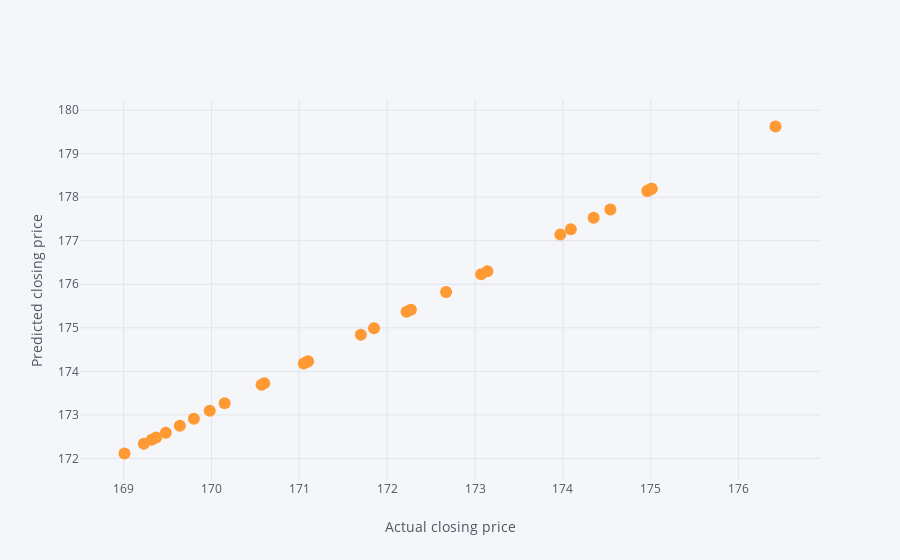

Notebook code cell kept with this figure:
### Code cell
te.iplot(x='Actual',y='Predicted',mode='markers',xTitle='Actual closing price',yTitle='Predicted closing price')

### Figure 1 — Plotly figure (JSON) as saved in the notebook; plotly's stock layout.template omitted (floating-point values rounded to 4 significant figures)
{"data": [{"line": {"color": "rgba(255, 153, 51, 1.0)", "dash": "solid", "width": 1.3}, "marker": {"size": 12, "symbol": "dot"}, "mode": "markers", "name": "Predicted", "text": "", "type": "scatter", "x": [171.1, 170.2, 170.0, 173.1, 175.0, 175.0, 174.1, 173.1, 169.5, 171.8, 171.1, 169.8, 169.6, 169.0, 169.3, 169.4, 172.7, 171.7, 172.3, 172.2, 174.0, 176.4, 174.5, 174.3, 175.0, 175.0, 170.6, 170.6, 171.1, 169.2], "y": [174.2, 173.3, 173.1, 176.3, 178.1, 178.2, 177.3, 176.2, 172.6, 175.0, 174.2, 172.9, 172.8, 172.1, 172.4, 172.5, 175.8, 174.8, 175.4, 175.4, 177.1, 179.6, 177.7, 177.5, 178.2, 178.2, 173.7, 173.7, 174.2, 172.3]}], "layout": {"legend": {"bgcolor": "#F5F6F9", "font": {"color": "#4D5663"}}, "paper_bgcolor": "#F5F6F9", "plot_bgcolor": "#F5F6F9", "titlefont": {"color": "#4D5663"}, "xaxis1": {"gridcolor": "#E1E5ED", "showgrid": true, "tickfont": {"color": "#4D5663"}, "title": "Actual closing price", "titlefont": {"color": "#4D5663"}, "zerolinecolor": "#E1E5ED"}, "yaxis1": {"gridcolor": "#E1E5ED", "showgrid": true, "tickfont": {"color": "#4D5663"}, "title": "Predicted closing price", "titlefont": {"color": "#4D5663"}, "zerolinecolor": "#E1E5ED"}}}
